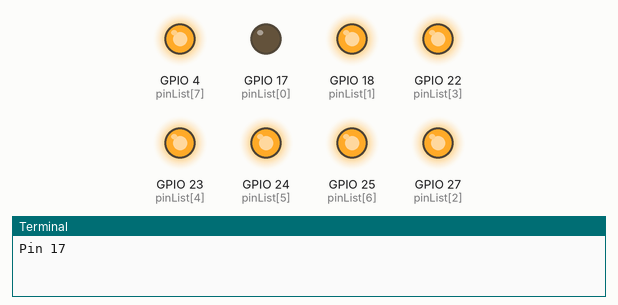
This program was run on a simulated Raspberry Pi (BCM pin numbers). Shown: output pins drawn as LEDs (lit = HIGH), the last lines printed to the terminal. At 4.0 s the program stops and its outputs stay as they are.

Above: at 0.1 s.
At 0.6 s:
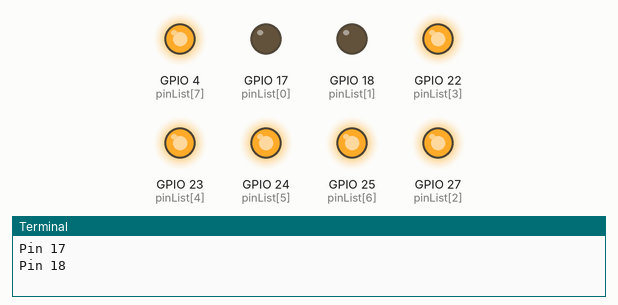
At 1.1 s:
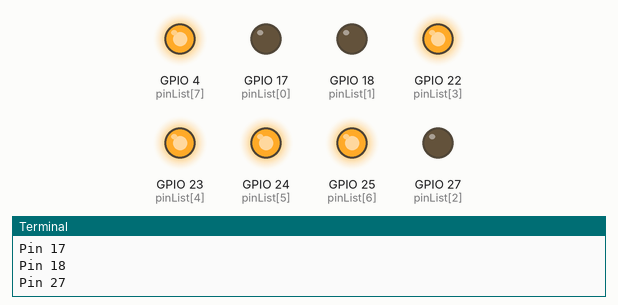
At 1.6 s:
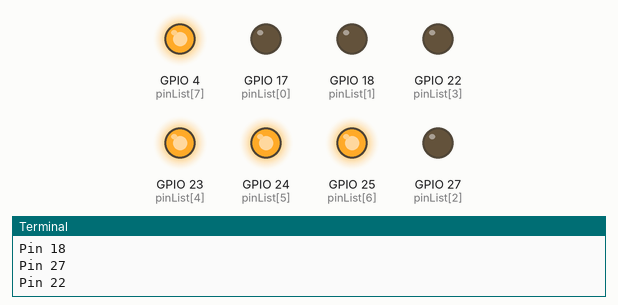
At 2.6 s:
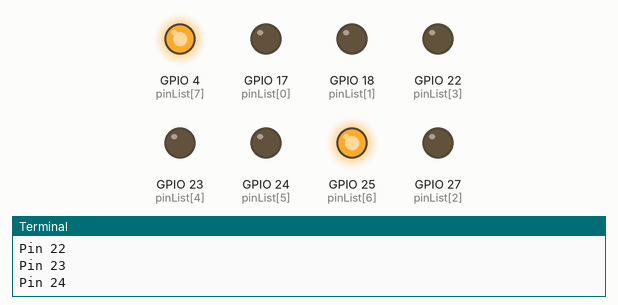
At 3.6 s:
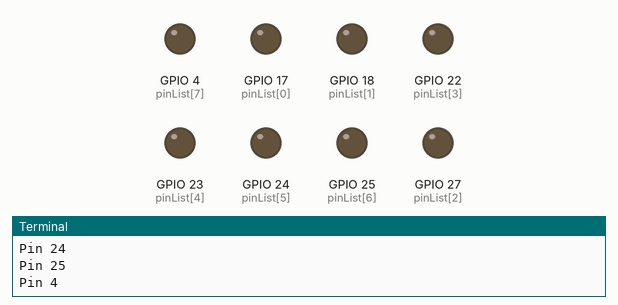
Timing chart, 0 to 5.1 s (numbered marks = the images above):
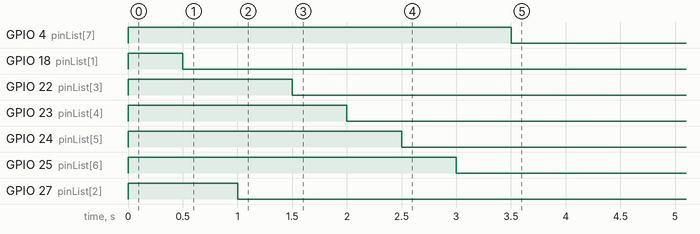

The program:

relay_test.py
```python
import RPi.GPIO as GPIO
import time

GPIO.cleanup()
GPIO.setmode(GPIO.BCM)

pinList = [17, 18, 27, 22, 23, 24, 25, 4]
SleepTimeL = .5

for i in pinList:
	GPIO.setup(i, GPIO.OUT)
	GPIO.output(i, GPIO.HIGH)


try:
	for i in pinList:
		GPIO.output(i, GPIO.LOW)
		print "Pin " + str(i)
		time.sleep(SleepTimeL)

	GPIO.cleanup()
	print "Good bye!"

# End program cleanly with keyboard
except KeyboardInterrupt:
	print "  Quit"
	GPIO.cleanup()
```

Measured:
- by itself, GPIO 4 (pinList[7]): LOW → HIGH at 0.00 s, → LOW 3.5 s later
- by itself, GPIO 18 (pinList[1]): LOW → HIGH at 0.00 s, → LOW 0.50 s later
- by itself, GPIO 22 (pinList[3]): LOW → HIGH at 0.00 s, → LOW 1.5 s later
- by itself, GPIO 23 (pinList[4]): LOW → HIGH at 0.00 s, → LOW 2.0 s later
- by itself, GPIO 24 (pinList[5]): LOW → HIGH at 0.00 s, → LOW 2.5 s later
- by itself, GPIO 25 (pinList[6]): LOW → HIGH at 0.00 s, → LOW 3.0 s later
- by itself, GPIO 27 (pinList[2]): LOW → HIGH at 0.00 s, → LOW 1.0 s later
